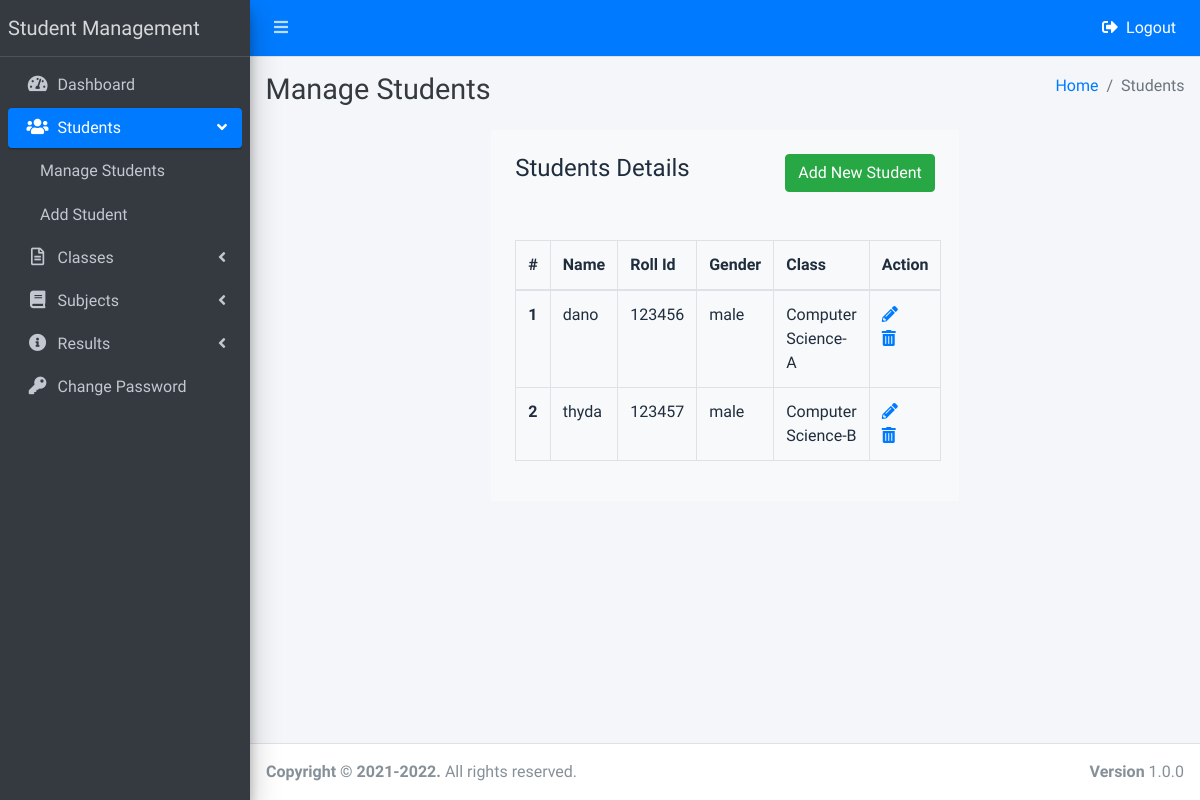
Screenshot of /manage_students.php (signed in) with the database file from the repository.
### tables this page shows
CREATE TABLE `students` (
  `studentId` int NOT NULL,
  `studentName` varchar(100) DEFAULT NULL,
  `rollId` varchar(100) DEFAULT NULL,
  `studentEmail` varchar(100) DEFAULT NULL,
  `gender` varchar(10) DEFAULT NULL,
  `DOB` varchar(100) DEFAULT NULL,
  `class_id` int NOT NULL,
  `registered_at` timestamp NULL DEFAULT NULL,
  `updated_at` timestamp NULL DEFAULT NULL
);

CREATE TABLE `classes` (
  `id` int NOT NULL,
  `className` varchar(80) DEFAULT NULL,
  `section` varchar(5) DEFAULT NULL,
  `created_at` timestamp NULL DEFAULT NULL,
  `updated_at` timestamp NULL DEFAULT NULL
);

### manage_students.php (the view, shortened to what this page needs)
<?php
    include('includes/config.php');
    include('includes/head.inc.php');
?>
<div class="sidebar">
      <nav class="mt-2">
        <ul class="nav nav-pills nav-sidebar flex-column nav-child-indent" data-widget="treeview" role="menu" data-accordion="false">
            <li class="nav-item">
                <a href="dashboard.php" class="nav-link">
                <i class="nav-icon fas fa-tachometer-alt"></i>
                <p>
                    Dashboard
                </p>
                </a>
            </li>
            <li class="nav-item has-treeview menu-open">
                <a href="#" class="nav-link active ">
                <i class="nav-icon fa fa-users"></i>
                <p>
                    Students
                    <i class="right fas fa-angle-left"></i>
                </p>
                </a>
                <ul class="nav nav-treeview">
                <li class="nav-item">
                    <a href="manage_students.php" class="nav-link">
                    <p>Manage Students</p>
                    </a>
                </li>
                <li class="nav-item">
                    <a href="add_student.php" class="nav-link">
                    <p>Add Student</p>
                    </a>
                </li>
                </ul>
            </li>
            <li class="nav-item has-treeview">
                <a href="#" class="nav-link ">
                <i class="nav-icon far fa-file-alt"></i>
                <p>
                    Classes
                    <i class="right fas fa-angle-left"></i>
                </p>
                </a>
            </li>
            <li class="nav-item has-treeview">
                <a href="#" class="nav-link ">
                <i class="nav-icon fas fa-book"></i>
                <p>
                    Subjects
                    <i class="right fas fa-angle-left"></i>
                </p>
                </a>
            </li>
            <li class="nav-item has-treeview">
                <a href="#" class="nav-link ">
                <i class="nav-icon fa fa-info-circle"></i>
                <p>
                    Results
                    <i class="right fas fa-angle-left"></i>
                </p>
                </a>
            </li>
            <li class="nav-item">
                <a href="change_password.php" class="nav-link">
                <i class="nav-icon fas fa-key"></i>
                <p>
                    Change Password
                </p>
                </a>
            </li>
        </ul>
      </nav>
    </div>
  </aside>
<div class="content-wrapper">
    <div class="content-header">
        <div class="container-fluid">
            <div class="row mb-2">
            <div class="col-sm-6">
                <h1 class="m-0 text-dark">Manage Students</h1>
            </div>
            <div class="col-sm-6">
                <ol class="breadcrumb float-sm-right">
                <li class="breadcrumb-item"><a href="dashboard.php">Home</a></li>
                <li class="breadcrumb-item active">Students</li>
                </ol>
            </div>
            </div>
        </div>
    </div>
    <div class="container">
        <div class="container col-lg-6 manage-student-container bg-light p-4 mb-3">
            <div class="d-flex justify-content-between mb-5">
                <div class="h4">Students Details</div>
                <a class="btn btn-success" href="add_student.php">Add New Student</a>
            </div>
            <table class="table table-bordered">
                <thead>
                    <tr>
                    <th scope="col">#</th>
                    <th scope="col">Name</th>
                    <th scope="col">Roll Id</th>
                    <th scope="col">Gender</th>
                    <th scope="col">Class</th>
                    <th scope="col">Action</th>
                    </tr>
                </thead>
                <tbody>
                    <?php
                        $stmt = $conn->query("SELECT *,classes.className AS className FROM students INNER JOIN classes ON classes.id = students.class_id");
                        $i = 1;
                        while($row = $stmt->fetch(PDO::FETCH_ASSOC)){
                            echo "<tr>";
                            echo "<th scope='row'>".$i."</th>";
                            echo "<td>".$row['studentName']."</td>";
                            echo "<td>".$row['rollId']."</td>";
                            echo "<td>".$row['gender']."</td>";
                            echo "<td>".$row['className'].'-'.$row['section']."</td>";
                            echo "<td>
                                <a class='mr-2' href='edit_student.php?id=".$row['studentId']."'><i class='fas  fa-pencil-alt'></i></a>
                                <a class='mr-2' href='delete_student.php?id=".$row['studentId']."'><i class='fas fa-trash-alt'></i></a>
                            </td>";
                            $i++;
                        }
                    ?>
                </tbody>
            </table>
        </div>
    </div>
<?php include('includes/footer.inc.php');  ?>

### includes/head.inc.php (shortened to what this page needs)
<!DOCTYPE html>
<html>
<head>
  <link rel="stylesheet" href="plugins/fontawesome-free/css/all.min.css">
  <link rel="stylesheet" href="https://code.ionicframework.com/ionicons/2.0.1/css/ionicons.min.css">
  <link rel="stylesheet" href="plugins/tempusdominus-bootstrap-4/css/tempusdominus-bootstrap-4.min.css">
  <link rel="stylesheet" href="plugins/icheck-bootstrap/icheck-bootstrap.min.css">
  <link rel="stylesheet" href="plugins/jqvmap/jqvmap.min.css">
  <link rel="stylesheet" href="dist/css/adminlte.min.css">
  <link rel="stylesheet" href="plugins/overlayScrollbars/css/OverlayScrollbars.min.css">
  <link rel="stylesheet" href="plugins/daterangepicker/daterangepicker.css">
  <link rel="stylesheet" href="plugins/summernote/summernote-bs4.css">
</head>
<body class="hold-transition sidebar-mini layout-fixed">
<div class="wrapper">
  <nav class="main-header navbar navbar-expand navbar-dark navbar-primary">
    <ul class="navbar-nav">
      <li class="nav-item">
        <a class="nav-link" data-widget="pushmenu" href="#" role="button"><i class="fas fa-bars"></i></a>
      </li>
    </ul>
    <ul class="navbar-nav ml-auto">
      <li class="nav-item">
        <a class="nav-link text-white" href="logout.php"><i class="text-white mr-2 fas fa-sign-out-alt"></i>Logout</a>
      </li>
    </ul>
  </nav>
  <aside class="main-sidebar sidebar-dark-primary elevation-4">
    <a href="#" class="brand-link">
      <span class="brand-text font-weight-light">Student Management</span>
    </a>

### includes/footer.inc.php (shortened to what this page needs)
</div>
  <footer class="main-footer">
    <strong>Copyright &copy; 2021-2022.</strong>
    All rights reserved.
    <div class="float-right d-none d-sm-inline-block">
      <b>Version</b> 1.0.0
    </div>
  </footer>
</div>
</body>
</html>

### rows the page displays
students: studentName "dano", rollId "123456", gender "male", class.className "Computer Science", class.section "A"
students: studentName "thyda", rollId "123457", gender "male", class.className "Computer Science", class.section "B"
